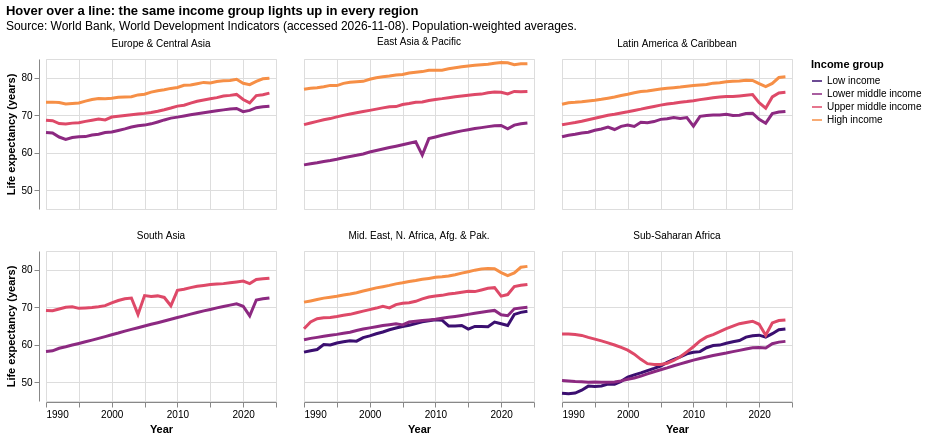

Notebook cell for this chart:
### Markdown cell above
**What goes wrong:**
- **Similarity broken.** Purple means "low income" in one panel and "high income" in the next, so the reader has to re-learn the legend six times. Comparing the same group across regions, which was the whole point of small multiples, becomes a memory test.
- **Continuity broken.** Each panel has its own y range, so a line that looks "high" in one panel may be lower than a "low" line in the next. Since the axes don't line up, the eye can't move across panels.
- **Proximity broken.** Big, uneven gaps make the panels look like six separate charts rather than one figure.
- **Figure–ground broken.** Thin lines on a dark grey background with a black grid: the data is now the *least* visible thing on the chart.

## 3.5 Interactive upgrade: linked highlighting (Altair)

Hover over a line (or click a legend entry) and that income group lights up in *every* panel at once, while everything else fades.

### Code cell
sm_alt = sm[sm.region.isin(panel_regions)].copy()
sm_alt = sm_alt.astype({"region": object, "income_group": object})   # plain strings keep Altair happy
sm_alt["life_expectancy"] = sm_alt.life_expectancy.round(2)

hl = alt.selection_point(fields=["income_group"], on="mouseover", clear="mouseout", bind="legend")
lines = (alt.Chart(sm_alt)
         .mark_line(strokeWidth=3)
         .encode(x=alt.X("year:Q", title="Year", axis=alt.Axis(format="d")),
                 y=alt.Y("life_expectancy:Q", title="Life expectancy (years)", scale=alt.Scale(zero=False)),
                 color=alt.Color("income_group:N", title="Income group",
                                 scale=alt.Scale(domain=INCOME_ORDER, range=[INCOME_COLORS[i] for i in INCOME_ORDER])),
                 opacity=alt.condition(hl, alt.value(1), alt.value(0.12)),
                 tooltip=[alt.Tooltip("region:N", title="Region"), alt.Tooltip("income_group:N", title="Income group"),
                          alt.Tooltip("year:Q", title="Year"),
                          alt.Tooltip("life_expectancy:Q", title="Life expectancy", format=".1f"),
                          alt.Tooltip("n_countries:Q", title="Countries")])
         .add_params(hl)
         .properties(width=230, height=150))
linked = (lines.facet(facet=alt.Facet("region:N", title=None, sort=panel_regions), columns=3)
          .properties(title={"text": "Hover over a line: the same income group lights up in every region",
                             "subtitle": SOURCE + ". Population-weighted averages."}))
linked.save(str(FIG / "p3_linked_highlight.html"))
linked

### Figure 1 — Vega-Lite specification as saved in the notebook (floating-point values rounded to 4 significant figures; data arrays with more than 128 entries replaced by an {"elided": "..."} marker saying what was removed)
{"config": {"view": {"continuousWidth": 300, "continuousHeight": 300}}, "data": {"name": "data-23a35b4d5ad2219860d31de76abbe139"}, "facet": {"field": "region", "sort": ["Europe & Central Asia", "East Asia & Pacific", "Latin America & Caribbean", "South Asia", "Mid. East, N. Africa, Afg. & Pak.", "Sub-Saharan Africa"], "title": null, "type": "nominal"}, "spec": {"mark": {"type": "line", "strokeWidth": 3}, "encoding": {"color": {"field": "income_group", "scale": {"domain": ["Low income", "Lower middle income", "Upper middle income", "High income"], "range": ["#3b0f70", "#8c2981", "#de4968", "#f68f46"]}, "title": "Income group", "type": "nominal"}, "opacity": {"condition": {"param": "param_94d16542c9229c15", "value": 1}, "value": 0.12}, "tooltip": [{"field": "region", "title": "Region", "type": "nominal"}, {"field": "income_group", "title": "Income group", "type": "nominal"}, {"field": "year", "title": "Year", "type": "quantitative"}, {"field": "life_expectancy", "format": ".1f", "title": "Life expectancy", "type": "quantitative"}, {"field": "n_countries", "title": "Countries", "type": "quantitative"}], "x": {"axis": {"format": "d"}, "field": "year", "title": "Year", "type": "quantitative"}, "y": {"field": "life_expectancy", "scale": {"zero": false}, "title": "Life expectancy (years)", "type": "quantitative"}}, "height": 150, "name": "view_5e4817d07375b8ef_0", "width": 230}, "columns": 3, "params": [{"name": "param_94d16542c9229c15", "select": {"type": "point", "clear": "mouseout", "fields": ["income_group"], "on": "mouseover"}, "bind": "legend", "views": ["view_5e4817d07375b8ef_0"]}], "title": {"text": "Hover over a line: the same income group lights up in every region", "subtitle": "Source: World Bank, World Development Indicators (accessed 2026-11-08). Population-weighted averages."}, "$schema": "https://vega.github.io/schema/vega-lite/v6.4.1.json", "datasets": {"data-23a35b4d5ad2219860d31de76abbe139": {"elided": "630 records"}}}
